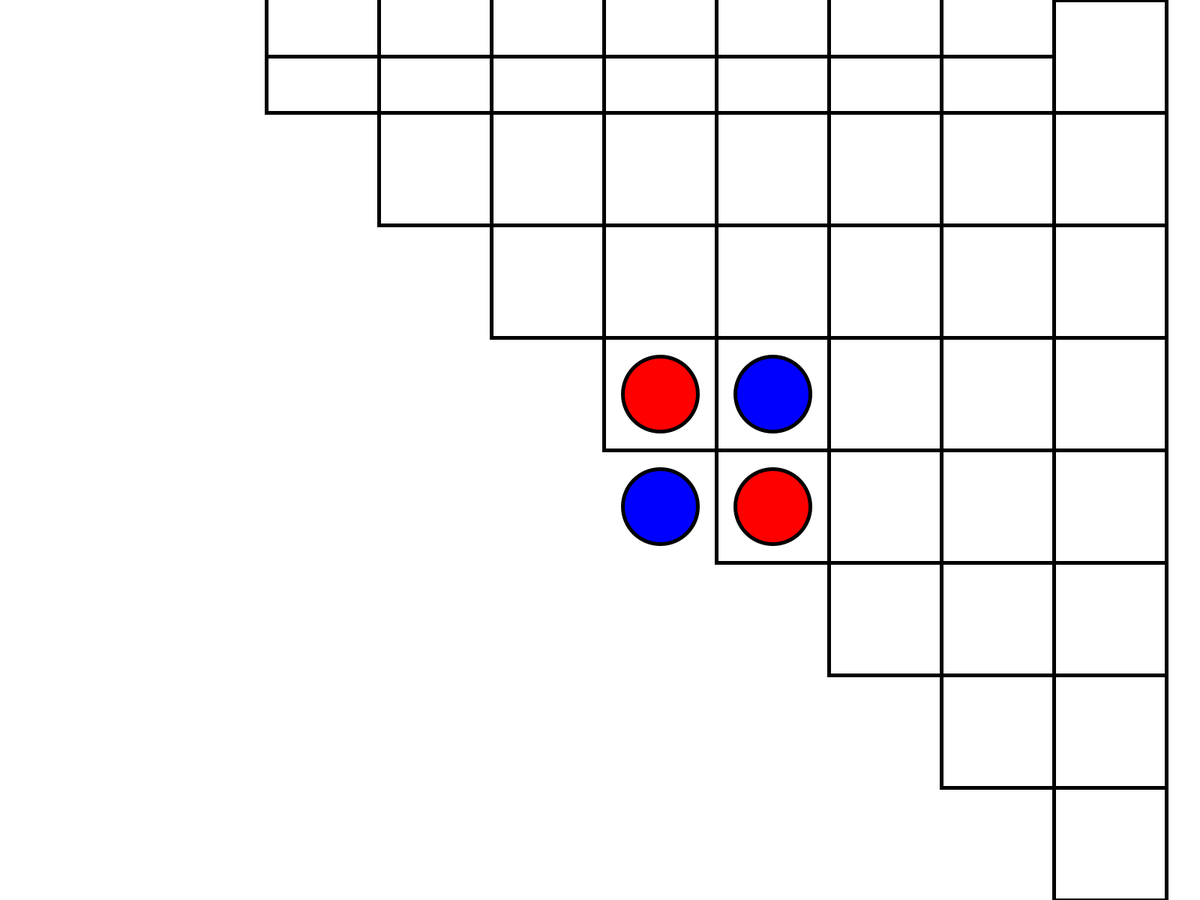
Frame 1 (no input)
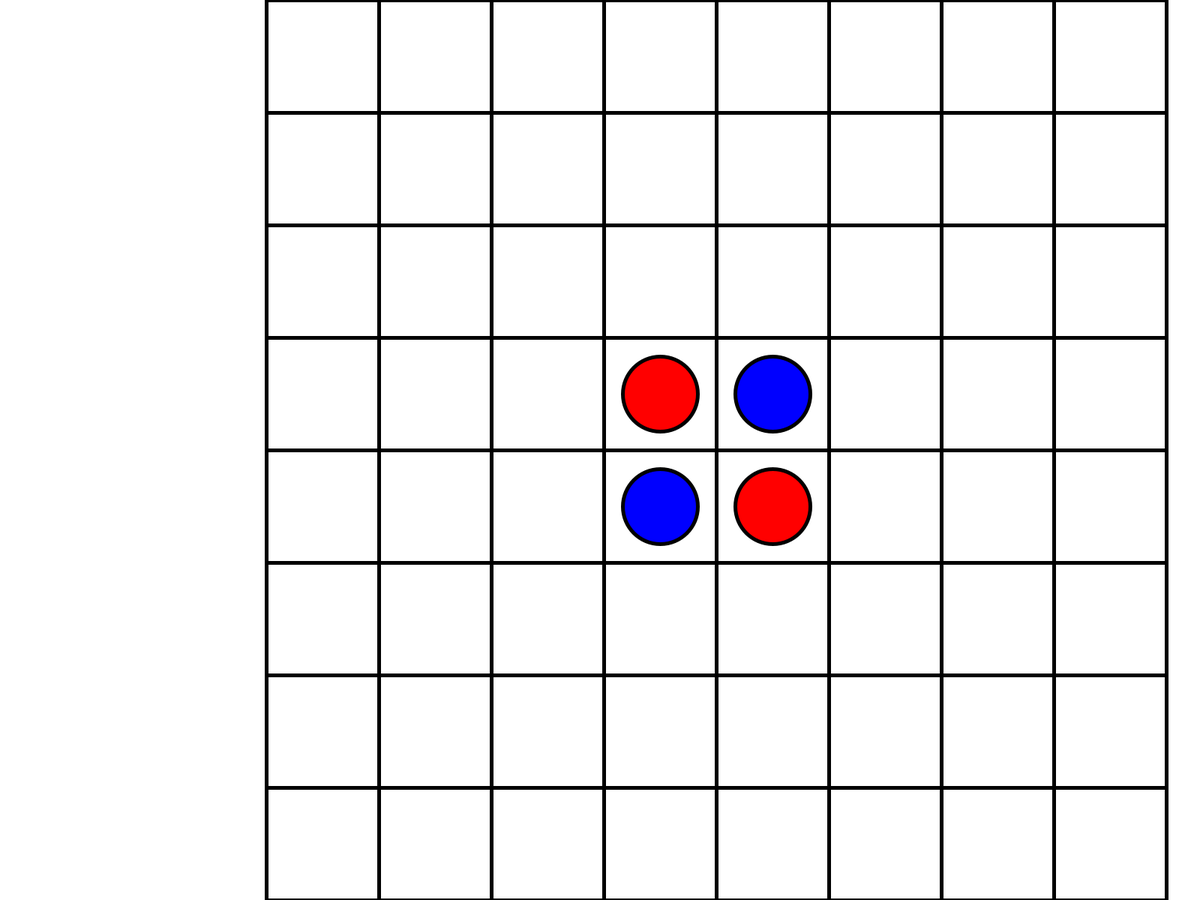
Frame 60 (the mouse pressed at the canvas centre just before this capture)
Frame 120 (the mouse held since frame 60 and released just before this capture): identical to frame 60, image omitted

The Processing sketch that drew these frames (run headless with seeded random() and noise(); from frame 60 on, the mouse is pressed at the canvas centre):

// Processing sketch: Flip
// ── Flip.pde
Spielfeld spielfeld;

void setup() {
  fullScreen();
  spielfeld = new Spielfeld();
}

void draw() {
  background(255);
  spielfeld.aufbau();
  spielfeld.startFeld();
}

// ── Spieler.pde
class Spieler extends Spielfeld {
 // Attribute
 String spieler;
 
 // Konstruktor
 Spieler(String spieler){
   this.spieler = spieler;
 }
 // Methoden
  void steinLegen() {
    // wenn kein Stein mehr gelegt werden kann ist schluss
  }
  
  void steinUmdrehen () {
    
  }
  
}

// ── Spielfeld.pde

class Spielfeld {

  // Attribute
  int [][][]spielfeld = new int [8][8][2];
  int rasterGroesse = height/8;
  int radius = 100;
  float verschiebung = width/4.5;

  // Konstruktor
  Spielfeld() {
  }

  // Methoden
  void aufbau() {
    //
    for (int i=0; i<spielfeld.length; i++) {
      for (int j=0; j<spielfeld.length; j++) {
        spielfeld[i][j][0] = (height/8)*i+height/16;
        rectMode(CENTER);
        strokeWeight(5);
        rect(spielfeld[i][j][0]+verschiebung, spielfeld[j][i][0], rasterGroesse, rasterGroesse);
      }
    }
  }
  void startFeld () {
    spielfeld [3][3][1] = 1;
    spielfeld [3][4][1] = 2;
    spielfeld [4][4][1] = 1;
    spielfeld [4][3][1] = 2;
    fill(255,0,0);
    circle (spielfeld [3][3][0]+verschiebung, spielfeld [3][3][0], radius);
    circle (spielfeld [4][4][0]+verschiebung, spielfeld [4][4][0], radius);
    fill(0,0,255);
    circle (spielfeld[3][4][0]+verschiebung, spielfeld[4][3][0], radius);
    circle (spielfeld [4][3][0]+verschiebung, spielfeld [3][4][0], radius);
    fill(255);
    
  }
  
  void moeglicherZug() {
    
  }
}
